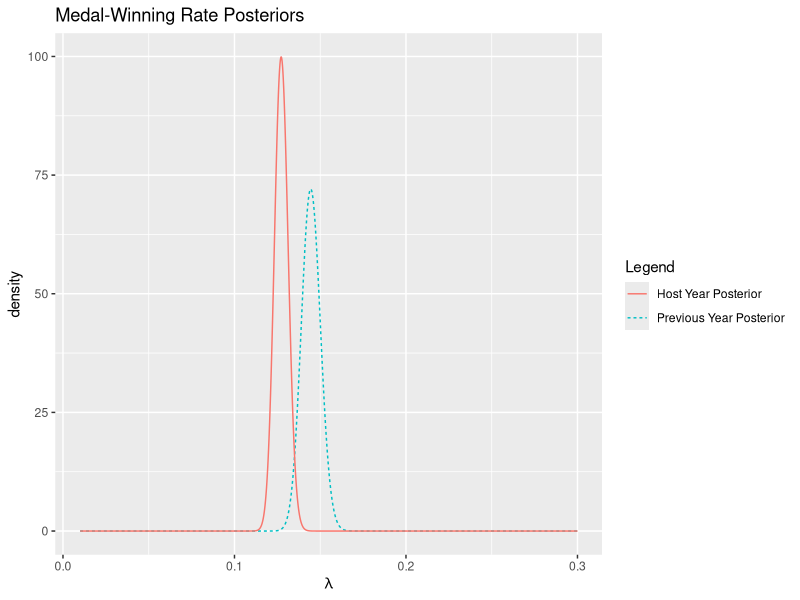
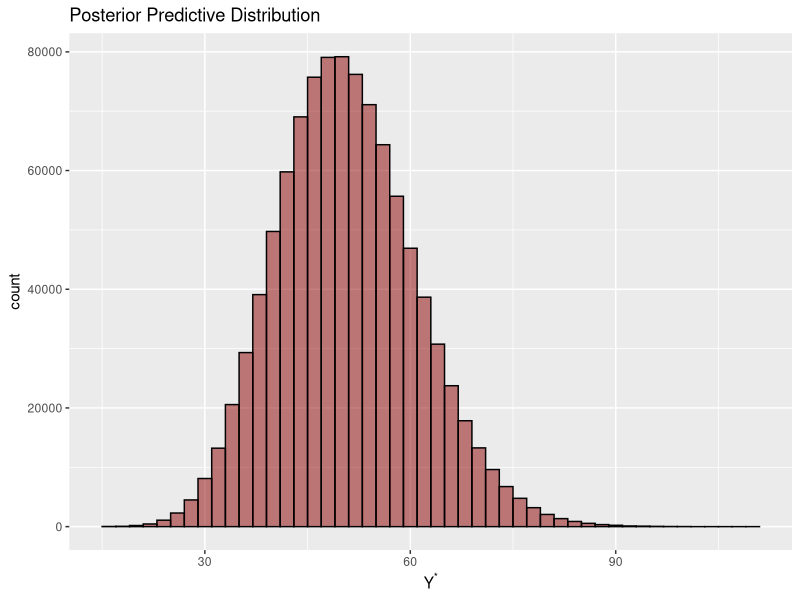

Here is the R script that generated these plots, in order:
# Import libraries and data
library(ggplot2)
library(dplyr)
medals <- read.csv('Medals.csv')
set.seed(21222)

# Aggregate analysis
aggregates <- medals %>% summarise(Y0 = sum(MEDALS.WON.DURING.PREVIOUS.OLYMPICS),
                                   Y1 = sum(MEDALS.WON.DURING.HOST.YEAR),
                                   N0 = sum(PARTICIPATING.ATHLETES.DURING.PREVIOUS.OLYMPICS),
                                   N1 = sum(PARTICIPATING.ATHLETES.DURING.HOST.YEAR))
colnames(medals) <- c('country', 'year', 'Y0', 'Y1', 'N0', 'N1')
S <- 10^6
N0 <- aggregates$N0
Y0 <- aggregates$Y0
N1 <- aggregates$N1
Y1 <- aggregates$Y1
epsilon <- 0.1

lambda <- seq(0.01, 0.3, 0.0001)
posterior_0 <- dgamma(lambda, Y0 + epsilon, N0 + epsilon)
posterior_1 <- dgamma(lambda, Y1 + epsilon, N1 + epsilon)
df <- data.frame(lambda, posterior_0, posterior_1)

# Visualizations of posterior distributions
p <- ggplot(data = df, aes(x = lambda)) 
p <- p + ggtitle('Medal-Winning Rate Posteriors') + labs(x = expression(lambda),
                                                         y = 'density',
                                                         color = 'Legend',
                                                         linetype = 'Legend')
p <- p + geom_line(aes(y = posterior_0, 
                       color = 'Previous Year Posterior', 
                       linetype = 'Previous Year Posterior')) 
p <- p + geom_line(aes(y = posterior_1,
                       color = 'Host Year Posterior',
                       linetype = 'Host Year Posterior'))

# Hypothesis Test
epsilon <- c(0.01, 0.1, 1, 10, 100)
prob_null <- c()

# MC samples from the posteriors
for(e in epsilon) {
  lambda_0 <- rgamma(S, Y0 + e, N0 + e)
  lambda_1 <- rgamma(S, Y1 + e, N1 + e)
  
  # Approximate probability that theta2 > theta1
  prob_null <- c(prob_null, mean(lambda_1 > lambda_0))
}

# Prediction
medals <- medals %>% mutate(pct_change_Y = (Y1 - Y0)/Y0, pct_change_N = (N1 - N0)/N0)
median_pct_change_Y <- quantile(medals$pct_change_Y, 0.5)
median_pct_change_N <- quantile(medals$pct_change_N, 0.5)
a <- b <- 0.1
N0_FR <- 398
Y0_FR <- 33
estimated_Y1_FR <- Y0_FR * (1 + median_pct_change_Y)
estimated_N1_FR <- N0_FR * (1 + median_pct_change_N)
lambda_star <- rgamma(S, estimated_Y1_FR + a, estimated_N1_FR + b)
ppd <- data.frame(Y1_star = rpois(S, estimated_N1_FR * lambda_star))
plot_ppd <- ggplot(ppd, aes(Y1_star)) + ggtitle('Posterior Predictive Distribution') + labs(x = expression(Y^"*"))

plot_ppd <- plot_ppd + geom_histogram(color = 'black',
                                      fill = 'darkred',
                                      alpha = 0.5,
                                      bins = 49)

quantiles <- quantile(ppd$Y1_star, c(0.025, 0.5, 0.975))

# Country-specific Analysis
country_specific <- medals %>% group_by(country) %>%
  summarise(Y0 = sum(Y0), 
            Y1 = sum(Y1),
            N0 = sum(N0),
            N1 = sum(N1))

posterior_summaries <- data.frame(country = c(), CI95_low = c(), MAP = c(), CI95_high = c())
e <- 0.1

for(j in 1:15){
  lambda_0 <- rgamma(S, country_specific$Y0[j] + e, country_specific$N0[j] + e)
  lambda_1 <- rgamma(S, country_specific$Y1[j] + e, country_specific$N1[j] + e)
  r <- lambda_1/lambda_0
  CI95_low = quantile(r, 0.025)
  med = quantile(r, 0.5)
  CI95_high = quantile(r, 0.975)
  posterior_summaries <- rbind(posterior_summaries, 
                               data.frame(country = country_specific$country[j],
                                          CI95_low = round(CI95_low, 2),
                                          med = round(med, 2),
                                          CI95_high = round(CI95_high, 2)))
}
